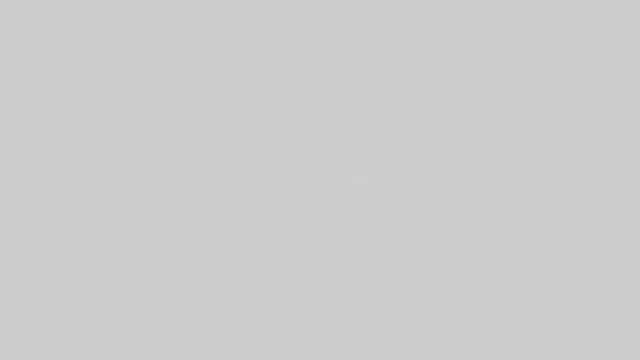
Frame 1 (no input)
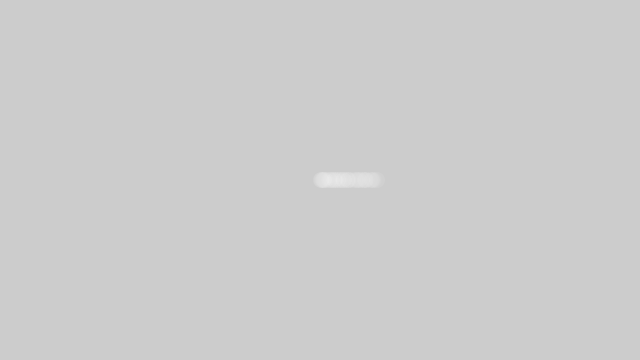
Frame 60 (the mouse pressed at the canvas centre just before this capture)
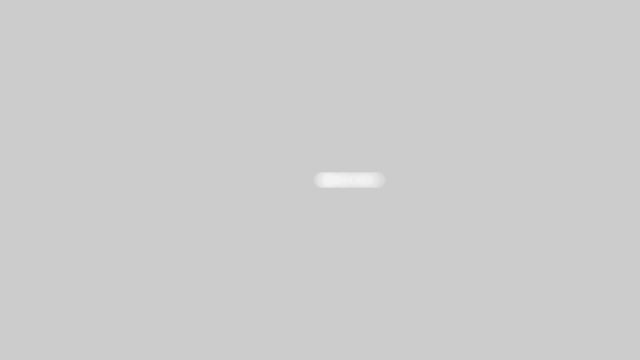
Frame 120 (the mouse held since frame 60 and released just before this capture)

The Processing sketch that drew these frames (run headless with seeded random() and noise(); from frame 60 on, the mouse is pressed at the canvas centre):

// Processing sketch: DistrobutionVisualization
// ── DistrobutionVisualization.pde
class Random {
  double nextGaussian() {
    return random(1);
  }
}
Random generator;

void setup() {
  size(640, 360);
  generator = new Random();
}

void draw() {
  float num = (float) generator.nextGaussian();
  
  float sd = 60;
  float mean = 320;
  
  float x = sd * num + mean;
  
  noStroke();
  fill(255,10);
  ellipse(x, 180, 16, 16);

}
